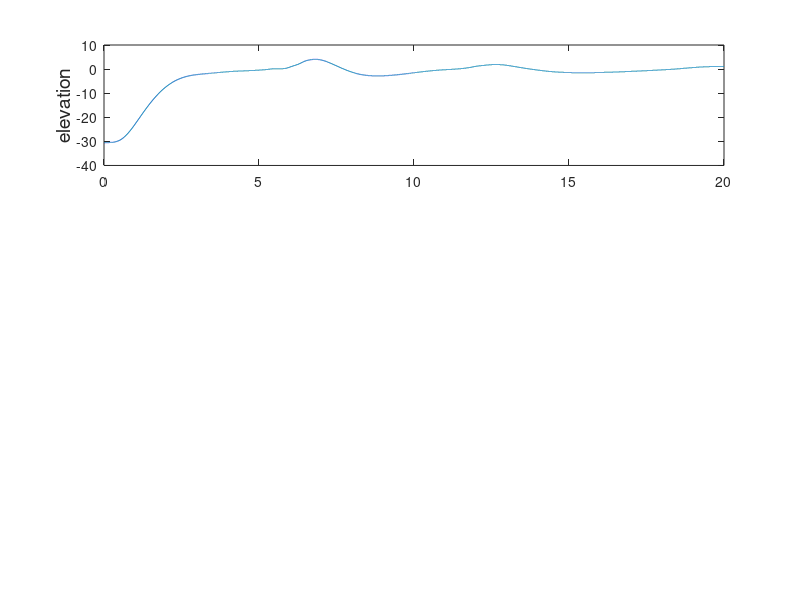

MATLAB code to generate this figure: (Note: this script raises an error after producing the figure.)
%% Plot parameters
clear; clc; clf;
% set(0, 'defaultTextInterpreter', 'latex'); 
t0 = 1;
xpos_master = -1.5;
nSub = 3;
labelSize = 14;
% set(0, 'DefaultAxesFontSize',14);

%% Day 2
t1 = 20000;
figure(1); clf(1);

xpos = xpos_master - .3;

ti = get(gca,'TightInset')
set(gca,'Position',[ti(1) ti(2) 1-ti(3)-ti(1) 1-ti(4)-ti(2)]);

subplot(nSub,1,1);
load('ElevasjonDay2');
plot(Elevasjon(1,1:t1), Elevasjon(2,1:t1));
yl = ylabel('elevation', 'FontSize', labelSize);
pos = get(yl,'Pos');
set(yl,'Pos',[xpos pos(2) pos(3)])

subplot(nSub,1,2);
load('PitchDay2');
plot(Pitch(1,1:t1), Pitch(2,1:t1));
yl = ylabel('pitch', 'FontSize', labelSize);
pos = get(yl,'Pos');
set(yl,'Pos',[xpos pos(2) pos(3)])

subplot(nSub,1,3);
load('TravelDay2');
plot(travel(1,t0:t1), travel(2,t0:t1));
%axis([0 20 5900 6180]);
yl = ylabel('travel', 'FontSize', labelSize);
pos = get(yl,'Pos');
set(yl,'Pos',[xpos pos(2) pos(3)])

xlabel('Time [s]', 'FontSize', 20)

%% Day 3
t1 = 20000;
figure(2); clf(2);

xpos = xpos_master - .3;

subplot(3,1,1);
load('ElevasjonDay3');
plot(Elevasjon(1,1:t1), Elevasjon(2,1:t1));
yl = ylabel('elevation', 'FontSize', labelSize);
pos = get(yl,'Pos');
set(yl,'Pos',[xpos pos(2) pos(3)])

subplot(3,1,2);
load('PitchDay3');
plot(Pitch(1,1:t1), Pitch(2,1:t1));
yl = ylabel('pitch', 'FontSize', labelSize);
pos = get(yl,'Pos');
set(yl,'Pos',[xpos pos(2) pos(3)])

subplot(3,1,3);
load('travelDay3');
plot(travel(1,t0:t1), travel(2,t0:t1));
axis([0 20 0 250]);
yl = ylabel('travel', 'FontSize', labelSize);
pos = get(yl,'Pos');
set(yl,'Pos',[xpos pos(2) pos(3)])

xlabel('Time [s]', 'FontSize', 20)

%% Day 4 no feedback
t1 = 15000;
figure(3); clf(3);

xpos = xpos_master + .1;

subplot(3,1,1);
load('ElevasjonDay4UnFeed');
plot(Elevasjon(1,1:t1), Elevasjon(2,1:t1));
yl = ylabel('elevation', 'FontSize', labelSize);
pos = get(yl,'Pos');
set(yl,'Pos',[xpos pos(2) pos(3)])

subplot(3,1,2);
load('PitchDay4UnFeed');
plot(Pitch(1,1:t1), Pitch(2,1:t1));
yl = ylabel('pitch', 'FontSize', labelSize);
pos = get(yl,'Pos');
set(yl,'Pos',[xpos pos(2) pos(3)])

subplot(3,1,3);
load('travelDay4UnFeed');
plot(travel(1,t0:t1), travel(2,t0:t1));
axis([0 15 0 250]);
yl = ylabel('travel', 'FontSize', labelSize);
pos = get(yl,'Pos');
set(yl,'Pos',[xpos pos(2) pos(3)])

xlabel('Time [s]', 'FontSize', 20)

%% Day 4 with feedback
t1 = 24000;
xpos = xpos_master - .7;
figure(4); clf(4);

subplot(3,1,1);
load('ElevasjonDay4MFeed');
plot(Elevasjon(1,1:t1), Elevasjon(2,1:t1));
axis([0 24 -50 50]);
yl = ylabel('elevation', 'FontSize', labelSize);
pos = get(yl,'Pos');
set(yl,'Pos',[xpos pos(2) pos(3)])

subplot(3,1,2);
load('PitchDay4MFeed');
plot(Pitch(1,1:t1), Pitch(2,1:t1));
axis([0 24 -50 50]);
yl = ylabel('pitch', 'FontSize', labelSize);
pos = get(yl,'Pos');
set(yl,'Pos',[xpos pos(2) pos(3)])

subplot(3,1,3);
load('travelDay4MFeed');
plot(travel(1,t0:t1), travel(2,t0:t1));
axis([0 24 -30 250]);
yl = ylabel('travel', 'FontSize', labelSize);
pos = get(yl,'Pos');
set(yl,'Pos',[xpos pos(2) pos(3)])

xlabel('Time [s]', 'FontSize', labelSize)